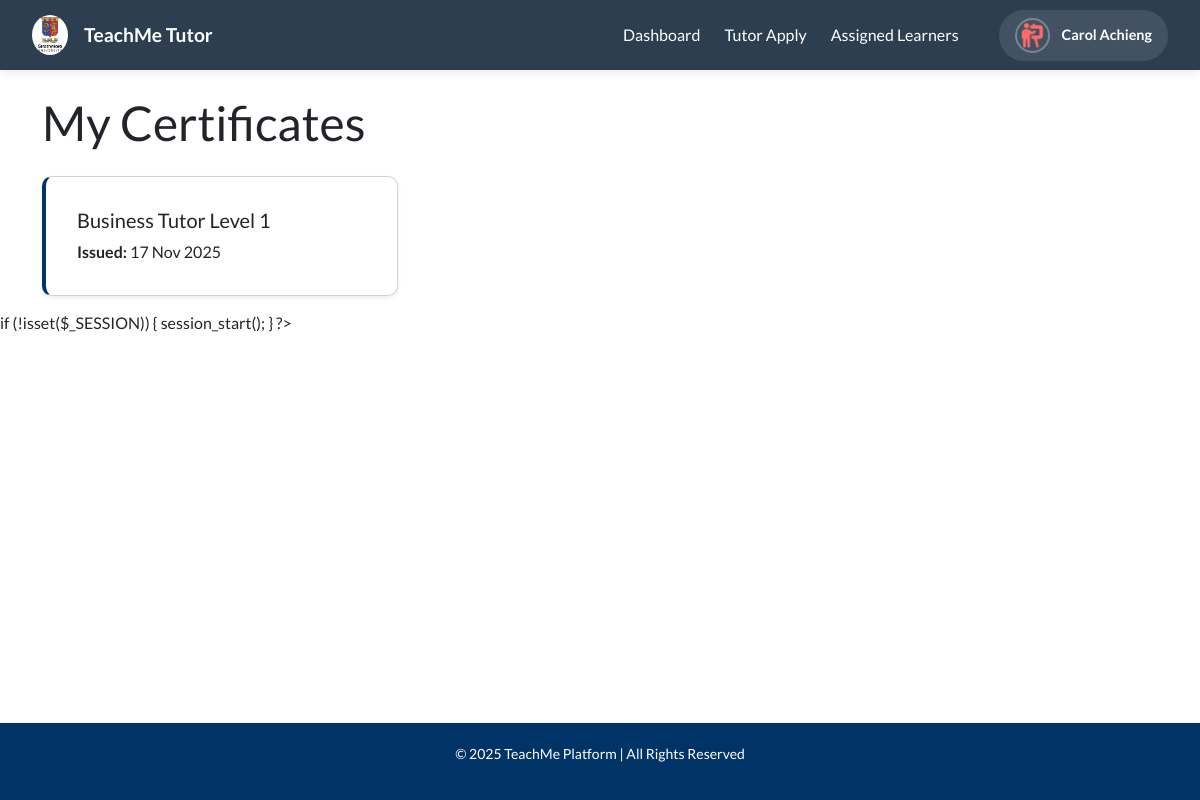
The page /modules/tutor/tutor_certificate.php (signed in) on the database its author committed.
### tables this page shows
CREATE TABLE certificates (
    certificate_id INT AUTO_INCREMENT PRIMARY KEY,
    tutor_id INT NOT NULL,
    certificate_type VARCHAR(50),
    issued_date DATETIME DEFAULT CURRENT_TIMESTAMP,
    FOREIGN KEY (tutor_id) REFERENCES tutor(tutor_id)
);

### modules/tutor/tutor_certificate.php (the view, shortened to what this page needs)
<?php
require_once('../../database/conf.php');
$tutor_id = $_SESSION['user_id'];
$stmt = $conn->prepare("SELECT * FROM certificates WHERE tutor_id = ? ORDER BY issued_date DESC");
$stmt->bind_param("i", $tutor_id);
$stmt->execute();
$result = $stmt->get_result();
$certificates = [];
while ($row = $result->fetch_assoc()) {
    $certificates[] = $row;
}
?>
<!DOCTYPE html>
<html lang="en">
<head>
    <link rel="stylesheet" href="https://cdn.jsdelivr.net/npm/bootswatch@5.3.0/dist/flatly/bootstrap.min.css">
    <link rel="stylesheet" href="../../assets/css/tutor.css">
</head>
<body>
<?php include 'tutor_nav.php'; ?>
<div class="container mt-4">
    <h1 class="mb-4">My Certificates</h1>
    <?php if(empty($certificates)): ?>
        <div class="alert alert-info">You have not received any certificates yet.</div>
    <?php else: ?>
        <div class="row g-4">
            <?php foreach($certificates as $cert): ?>
                <div class="col-md-4">
                    <div class="card shadow-sm tutor-card">
                        <div class="card-body">
                            <h5 class="card-title"><?= htmlspecialchars($cert['certificate_type']) ?></h5>
                            <p class="card-text"><strong>Issued:</strong> <?= date("d M Y", strtotime($cert['issued_date'])) ?></p>
                        </div>
                    </div>
                </div>
            <?php endforeach; ?>
        </div>
    <?php endif; ?>
</div>
<?php include '../../includes/footer.php'; ?>
</body>
</html>

### assets/css/tutor.css (style rules this page uses)
.tutor-card { background-color: rgba(255,255,255,0.95); border-left: 4px solid #003366; padding: 15px; margin-bottom: 15px; border-radius: 10px; }

### rows shown on the page
certificates: certificate_type "Business Tutor Level 1", issued_date "17 Nov 2025"

### other values the page prints
$_SESSION['user_name'] "Carol Achieng"
